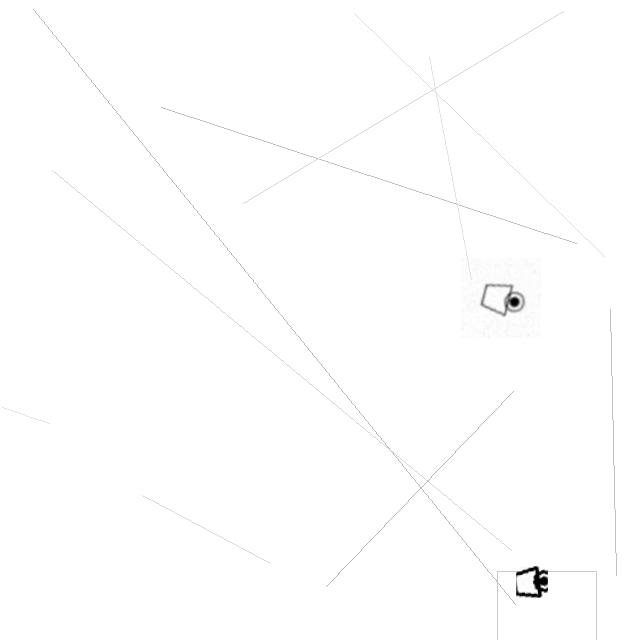
#> input picture datasets/mep_symbols_test/images/test/camera_security_000373.png, 640 x 640 px; its folder holds only this picture in this run
$ python -i binarization.py   (imports and definitions only)
#> lines starting #> are read from the running program, lines starting #| are printed output that depends on the picture; after the words box and inside, x2 and y2 are one past the last pixel; in counts of white or black regions, pixels touching at a corner belong together
#> further down, picture is the input picture: shape (640, 640, 3); min 0, max 255, mean 254.1
"""
Ensemble Binarization Module.

Implements pixel-voting binarization using multiple algorithms to achieve
robust foreground/background separation even under uneven illumination,
watermarks, and document degradation.

Based on research from PDF_TO_VECTOR_NEW.md:
- Aggregates 7 binarization algorithms
- Majority vote per pixel
- Statistically rejects localized noise
"""

from dataclasses import dataclass
from enum import Enum
from typing import List, Optional, Tuple

import numpy as np
import structlog

try:
    import cv2
    OPENCV_AVAILABLE = True
except ImportError:
    OPENCV_AVAILABLE = False
    cv2 = None

# [1 line that did not run here, left out]


class BinarizationMethod(str, Enum):
    """Available binarization algorithms."""
    OTSU = "otsu"
    ADAPTIVE_GAUSSIAN = "adaptive_gaussian"
    ADAPTIVE_MEAN = "adaptive_mean"
    NIBLACK = "niblack"
    SAUVOLA = "sauvola"
    WOLF = "wolf"
    BRADLEY = "bradley"


@dataclass
class BinarizationConfig:
    """Configuration for ensemble binarization."""
    # Which methods to use in ensemble
    methods: List[BinarizationMethod] = None

    # Adaptive threshold parameters
    adaptive_block_size: int = 15  # Must be odd
    adaptive_c_gaussian: int = 10
    adaptive_c_mean: int = 12

    # Niblack parameters
    niblack_window_size: int = 25
    niblack_k: float = -0.2  # Typically negative for dark text on light bg

    # Sauvola parameters
    sauvola_window_size: int = 25
    sauvola_k: float = 0.2
    sauvola_r: float = 128.0  # Dynamic range of std deviation

    # Wolf parameters
    wolf_window_size: int = 25
    wolf_k: float = 0.5

    # Bradley parameters (integral image based)
    bradley_window_size: int = 15
    bradley_t: float = 0.15  # Threshold percentage

    # Voting threshold (0.5 = majority)
    voting_threshold: float = 0.5

    # Output inversion (True = black foreground on white background)
    invert_output: bool = True

    # Morphological post-processing (reduces noise, fills gaps)
    apply_morphology: bool = True
    morphology_kernel_size: int = 3  # 3x3 kernel for closing/opening
    morphology_iterations: int = 1

    def __post_init__(self):
        if self.methods is None:
            # Default: use all methods
            self.methods = list(BinarizationMethod)


@dataclass
class BinarizationResult:
    """Result of ensemble binarization."""
    binary_image: np.ndarray
    method_results: dict  # Method name -> binary image
    vote_counts: np.ndarray  # Per-pixel vote counts
    config: BinarizationConfig

    # [5 lines left out: function consensus_map, not called in this run]


def _ensure_grayscale(image: np.ndarray) -> np.ndarray:
    """Convert image to grayscale if needed."""
    if len(image.shape) == 3:
        return cv2.cvtColor(image, cv2.COLOR_BGR2GRAY)
    return image


def binarize_otsu(gray: np.ndarray) -> np.ndarray:
    """
    Otsu's global thresholding.

    Automatically finds optimal threshold by minimizing intra-class variance.
    Works well for bimodal histograms but fails with uneven illumination.
    """
    _, binary = cv2.threshold(gray, 0, 255, cv2.THRESH_BINARY + cv2.THRESH_OTSU)
    return binary


def binarize_adaptive_gaussian(
    gray: np.ndarray,
    block_size: int = 15,
    c: int = 10,
) -> np.ndarray:
    """
    Adaptive thresholding with Gaussian-weighted neighborhood.

    Threshold is computed as weighted sum of neighborhood pixels
    using a Gaussian window. Good for varying illumination.
    """
    # Ensure block_size is odd
    if block_size % 2 == 0:
        block_size += 1

    return cv2.adaptiveThreshold(
        gray,
        255,
        cv2.ADAPTIVE_THRESH_GAUSSIAN_C,
        cv2.THRESH_BINARY,
        block_size,
        c,
    )


def binarize_adaptive_mean(
    gray: np.ndarray,
    block_size: int = 15,
    c: int = 12,
) -> np.ndarray:
    """
    Adaptive thresholding with mean of neighborhood.

    Simpler than Gaussian but less smooth transitions.
    """
    if block_size % 2 == 0:
        block_size += 1

    return cv2.adaptiveThreshold(
        gray,
        255,
        cv2.ADAPTIVE_THRESH_MEAN_C,
        cv2.THRESH_BINARY,
        block_size,
        c,
    )


def binarize_niblack(
    gray: np.ndarray,
    window_size: int = 25,
    k: float = -0.2,
) -> np.ndarray:
    """
    Niblack's local thresholding.

    T(x,y) = mean(x,y) + k * std(x,y)

    Works well for document images but sensitive to noise.
    k is typically negative for dark text on light background.
    """
    if window_size % 2 == 0:
        window_size += 1

    # Compute local mean using box filter
    mean = cv2.blur(gray.astype(np.float64), (window_size, window_size))

    # Compute local standard deviation
    mean_sq = cv2.blur(gray.astype(np.float64) ** 2, (window_size, window_size))
    std = np.sqrt(np.maximum(mean_sq - mean ** 2, 0))

    # Niblack threshold
    threshold = mean + k * std

    # Apply threshold
    binary = np.where(gray > threshold, 255, 0).astype(np.uint8)
    return binary


def binarize_sauvola(
    gray: np.ndarray,
    window_size: int = 25,
    k: float = 0.2,
    r: float = 128.0,
) -> np.ndarray:
    """
    Sauvola's local thresholding.

    T(x,y) = mean(x,y) * (1 + k * (std(x,y)/r - 1))

    Improvement over Niblack, normalizes by dynamic range.
    Better for documents with varying contrast.
    """
    if window_size % 2 == 0:
        window_size += 1

    # Compute local mean
    mean = cv2.blur(gray.astype(np.float64), (window_size, window_size))

    # Compute local standard deviation
    mean_sq = cv2.blur(gray.astype(np.float64) ** 2, (window_size, window_size))
    std = np.sqrt(np.maximum(mean_sq - mean ** 2, 0))

    # Sauvola threshold
    threshold = mean * (1.0 + k * (std / r - 1.0))

    # Apply threshold
    binary = np.where(gray > threshold, 255, 0).astype(np.uint8)
    return binary


def binarize_wolf(
    gray: np.ndarray,
    window_size: int = 25,
    k: float = 0.5,
) -> np.ndarray:
    """
    Wolf-Jolion local thresholding.

    T(x,y) = mean(x,y) + k * (mean(x,y) - min_gray) * (std(x,y) / max_std - 1)

    Combines Niblack with global statistics for better robustness.
    """
    if window_size % 2 == 0:
        window_size += 1

    # Global statistics
    min_gray = float(np.min(gray))

    # Compute local mean
    mean = cv2.blur(gray.astype(np.float64), (window_size, window_size))

    # Compute local standard deviation
    mean_sq = cv2.blur(gray.astype(np.float64) ** 2, (window_size, window_size))
    std = np.sqrt(np.maximum(mean_sq - mean ** 2, 0))

    # Maximum std for normalization
    max_std = np.max(std)
    if max_std == 0:
        max_std = 1.0

    # Wolf threshold
    threshold = mean + k * (mean - min_gray) * (std / max_std - 1.0)

    # Apply threshold
    binary = np.where(gray > threshold, 255, 0).astype(np.uint8)
    return binary


# [54 lines left out: function binarize_bradley, not called in this run]


def binarize_bradley_fast(
    gray: np.ndarray,
    window_size: int = 15,
    t: float = 0.15,
) -> np.ndarray:
    """
    Vectorized Bradley thresholding (much faster than loop version).
    """
    height, width = gray.shape
    s = window_size // 2

    # Compute integral image
    integral = cv2.integral(gray.astype(np.float64))

    # Create coordinate grids
    y, x = np.ogrid[0:height, 0:width]

    # Window bounds (clamped)
    y1 = np.maximum(0, y - s)
    y2 = np.minimum(height - 1, y + s)
    x1 = np.maximum(0, x - s)
    x2 = np.minimum(width - 1, x + s)

    # Count pixels in each window
    count = (y2 - y1 + 1) * (x2 - x1 + 1)

    # Extract sums using integral image (vectorized lookup)
    # Note: This is a simplification; for full vectorization we need
    # to handle the indexing differently

    # For efficiency, use cv2.blur as approximation
    local_mean = cv2.blur(gray.astype(np.float64), (window_size, window_size))

    # Bradley threshold
    threshold = local_mean * (1.0 - t)

    # Apply threshold
    binary = np.where(gray < threshold, 0, 255).astype(np.uint8)
    return binary


def ensemble_binarize(
    image: np.ndarray,
    config: Optional[BinarizationConfig] = None,
) -> BinarizationResult:
    """
    Perform ensemble binarization using pixel voting.

    Aggregates results from multiple binarization algorithms and
    determines each pixel's final state by majority vote.

    Args:
        image: Input image (grayscale or BGR)
        config: Binarization configuration

    Returns:
        BinarizationResult with binary image and per-method results

    Example:
        >>> result = ensemble_binarize(image)
        >>> cv2.imwrite("binary.png", result.binary_image)
        >>> print(f"Consensus: {result.consensus_map.mean():.2%}")
    """
    if not OPENCV_AVAILABLE:
        raise ImportError("OpenCV is required for binarization")

    config = config or BinarizationConfig()
    gray = _ensure_grayscale(image)

    method_results = {}

    # Apply each method
    for method in config.methods:
        try:
            if method == BinarizationMethod.OTSU:
                result = binarize_otsu(gray)
            elif method == BinarizationMethod.ADAPTIVE_GAUSSIAN:
                result = binarize_adaptive_gaussian(
                    gray,
                    config.adaptive_block_size,
                    config.adaptive_c_gaussian,
                )
            elif method == BinarizationMethod.ADAPTIVE_MEAN:
                result = binarize_adaptive_mean(
                    gray,
                    config.adaptive_block_size,
                    config.adaptive_c_mean,
                )
            elif method == BinarizationMethod.NIBLACK:
                result = binarize_niblack(
                    gray,
                    config.niblack_window_size,
                    config.niblack_k,
                )
            elif method == BinarizationMethod.SAUVOLA:
                result = binarize_sauvola(
                    gray,
                    config.sauvola_window_size,
                    config.sauvola_k,
                    config.sauvola_r,
                )
            elif method == BinarizationMethod.WOLF:
                result = binarize_wolf(
                    gray,
                    config.wolf_window_size,
                    config.wolf_k,
                )
            elif method == BinarizationMethod.BRADLEY:
                result = binarize_bradley_fast(
                    gray,
                    config.bradley_window_size,
                    config.bradley_t,
                )
            else:
                logger.warning(f"Unknown binarization method: {method}")
                continue

            method_key = method.value if hasattr(method, 'value') else str(method)
            method_results[method_key] = result

        except Exception as e:
            logger.warning(f"Binarization method {method} failed: {e}")
            continue
#> this loop made 7 passes
#> (min_gray in binarize_wolf, max_std in binarize_wolf) on pass 6: (0, 110.4)
#> pass 1, in binarize_otsu, `_, binary = cv2.threshold(gray, 0, 255, cv2.THRESH_BINARY + cv2.THRESH..`:
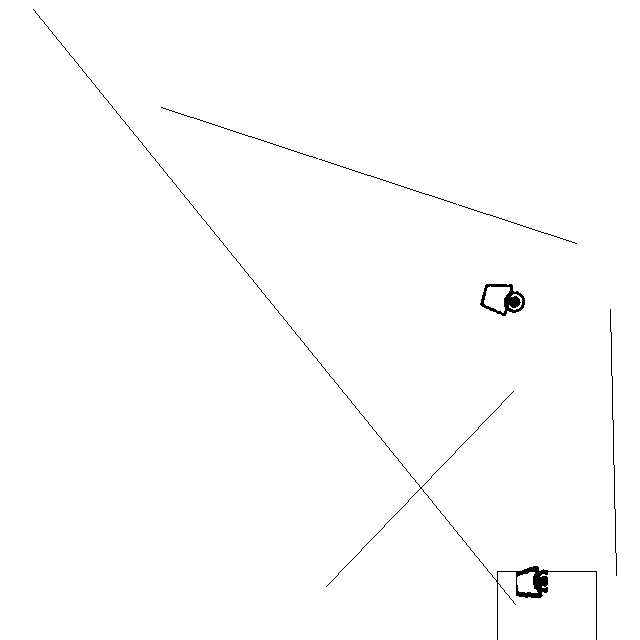
#> binary: shape (640, 640); 99.3% white; 6 black regions, box (x1, y1, x2, y2) and area: (33, 9, 597, 640) 1547, (480, 284, 525, 316) 539, (610, 309, 617, 576) 267, (161, 107, 318, 159) 157, (319, 159, 457, 205) 138, (458, 204, 577, 244) 119
#> pass 2, in ensemble_binarize, `result = binarize_adaptive_gaussian( gray, config.adaptive_block_size,..`:
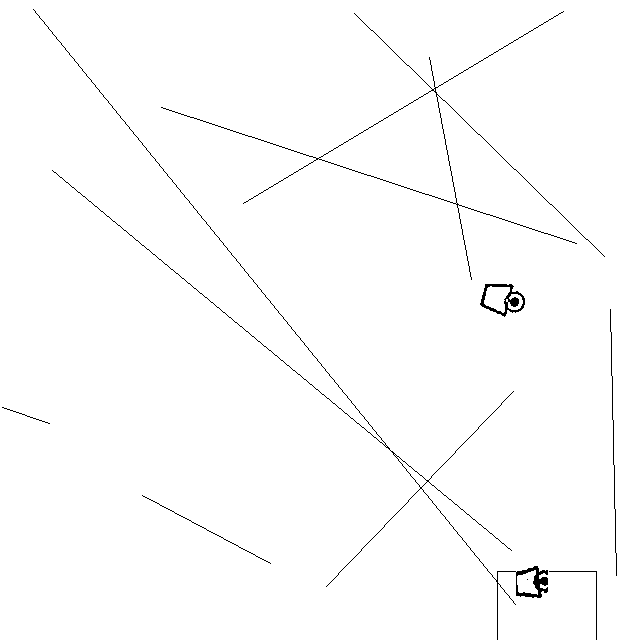
#> result: shape (640, 640); 99% white; black in thin lines or dots
#> after the loop, method_results = 7 items

    if not method_results:
        raise ValueError("All binarization methods failed")

    # Stack all results and count votes
    # Normalize to 0/1 (assuming 255 = foreground)
    stacked = np.stack([
        (r > 127).astype(np.uint8)
        for r in method_results.values()
    ], axis=0)

    # Count votes for foreground (value = 1)
    vote_counts = np.sum(stacked, axis=0)
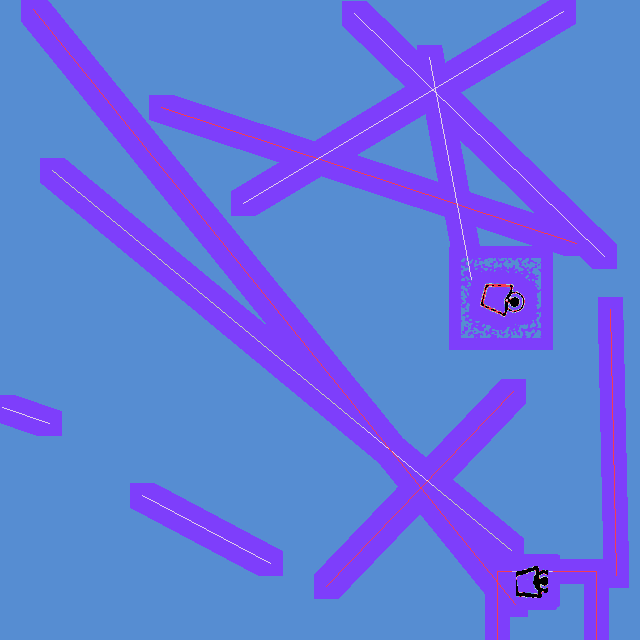
#> vote_counts: shape (640, 640) uint64; 8 distinct labels, from 0 to 7; one colour per label, 0 black

    # Apply voting threshold
    num_methods = len(method_results)
#> num_methods = 7
    threshold_count = int(num_methods * config.voting_threshold)
#> threshold_count = 3

    # Pixel is foreground if votes exceed threshold
    binary = np.where(vote_counts > threshold_count, 255, 0).astype(np.uint8)
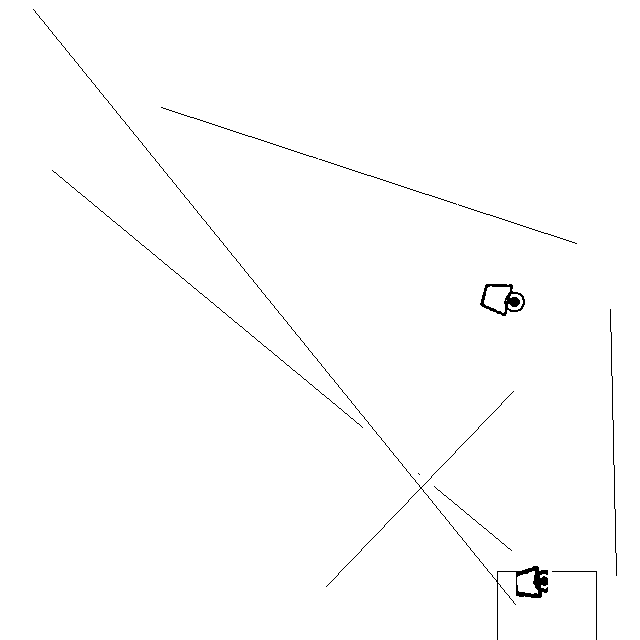
#> binary: shape (640, 640); 99.3% white; black in thin lines or dots, all inside (x1, y1, x2, y2) = (33, 9, 617, 640)

    # Optionally invert (make foreground black, background white)
    if config.invert_output:
        binary = 255 - binary

    # Apply morphological operations to reduce noise and fill gaps
    if config.apply_morphology:
        kernel = cv2.getStructuringElement(
            cv2.MORPH_RECT,
            (config.morphology_kernel_size, config.morphology_kernel_size)
        )
        # Closing: fills small holes in foreground (text/lines)
        binary = cv2.morphologyEx(
            binary, cv2.MORPH_CLOSE, kernel, iterations=config.morphology_iterations
        )
#> binary: shape (640, 640); 0.76% white; 9 white regions (1 under 20 px), largest, box (x1, y1, x2, y2) and area: (33, 9, 548, 640) 1434, (480, 284, 525, 316) 486, (52, 170, 363, 428) 311
        # Opening: removes small isolated noise
        binary = cv2.morphologyEx(
            binary, cv2.MORPH_OPEN, kernel, iterations=config.morphology_iterations
        )
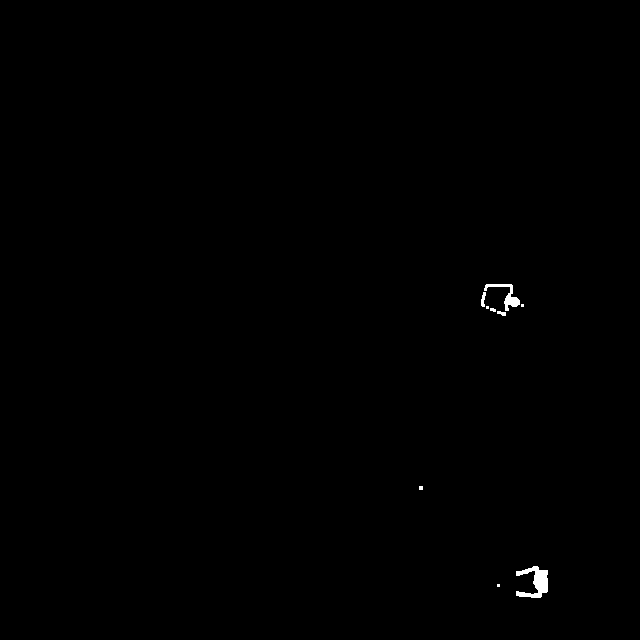
#> binary: shape (640, 640); 0.23% white; 9 white regions (5 under 20 px), largest, box (x1, y1, x2, y2) and area: (516, 566, 548, 598) 518, (484, 284, 520, 311) 278, (481, 292, 486, 307) 49, (497, 311, 506, 316) 31
#> (the run stopped early here; a loop or call above may not have finished)

$ run again, on datasets/mep_symbols_test/images/test/camera_security_000376.png
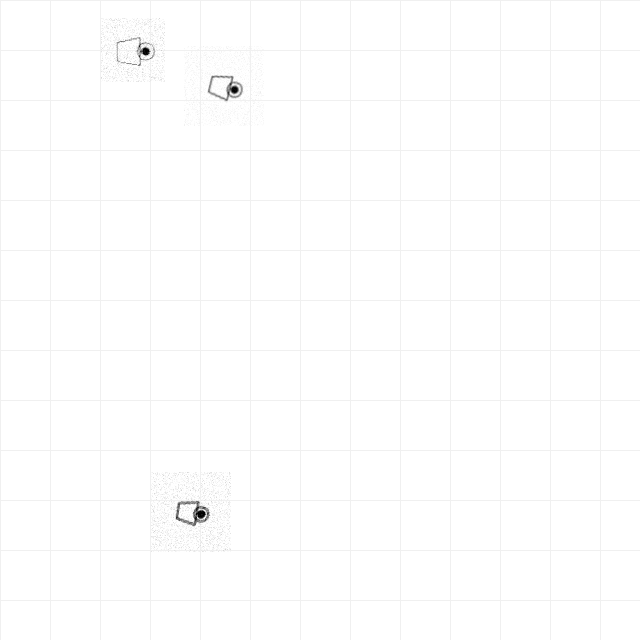
#> input picture datasets/mep_symbols_test/images/test/camera_security_000376.png, 640 x 640 px
#> picture is the input picture: shape (640, 640, 3); min 0, max 255, mean 253.9
#> the loop in ensemble_binarize, `for method in config.methods:` made 7 passes
#> (min_gray in binarize_wolf, max_std in binarize_wolf) on pass 6: (0, 79.84)
#> pass 1, in binarize_otsu, `_, binary = cv2.threshold(gray, 0, 255, cv2.THRESH_BINARY + cv2.THRESH..`:
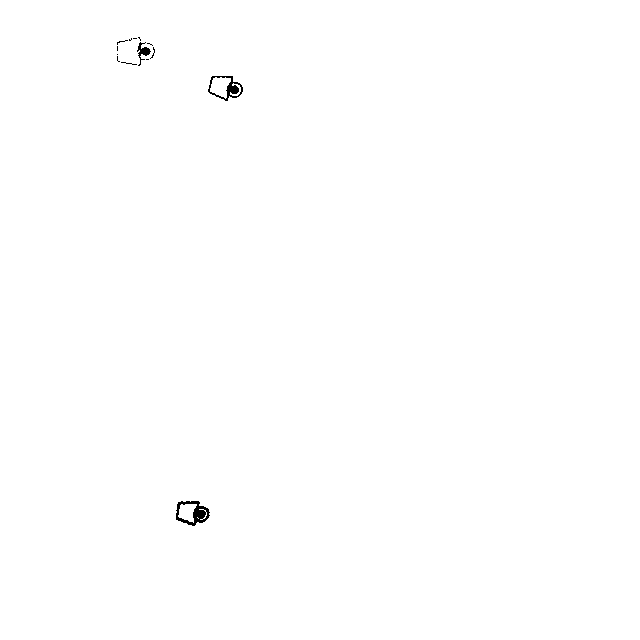
#> binary: shape (640, 640); 99.8% white; 14 black regions (11 under 20 px), largest, box (x1, y1, x2, y2) and area: (176, 501, 210, 526) 372, (208, 76, 243, 101) 277, (137, 42, 151, 66) 121
#> after the loop in ensemble_binarize, `for method in config.methods:`: method_results = 7 items
#> in ensemble_binarize, `vote_counts = np.sum(stacked, axis=0)`:
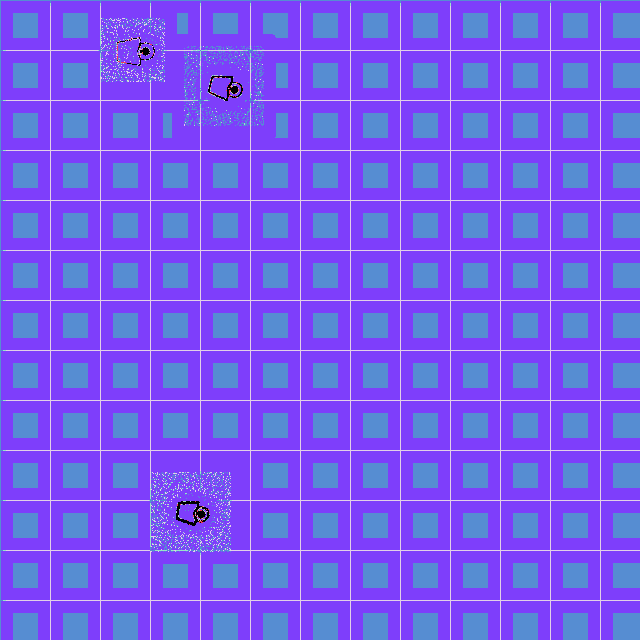
#> vote_counts: shape (640, 640) uint64; 8 distinct labels, from 0 to 7; one colour per label, 0 black
#> num_methods = 7
#> threshold_count = 3
